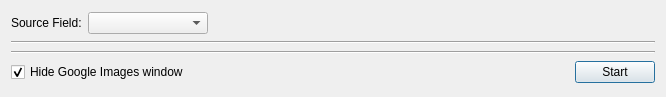
<?xml version="1.0" encoding="UTF-8"?>
<ui version="4.0">
 <class>Dialog</class>
 <widget class="QDialog" name="Dialog">
  <property name="geometry">
   <rect>
    <x>0</x>
    <y>0</y>
    <width>666</width>
    <height>97</height>
   </rect>
  </property>
  <property name="windowTitle">
   <string>Batch Download Pictures From Google Images</string>
  </property>
  <layout class="QVBoxLayout" name="verticalLayout">
   <item>
    <layout class="QHBoxLayout" name="horizontalLayout">
     <item>
      <widget class="QLabel" name="label">
       <property name="text">
        <string>Source Field:</string>
       </property>
      </widget>
     </item>
     <item>
      <widget class="QComboBox" name="srcField">
       <property name="minimumSize">
        <size>
         <width>120</width>
         <height>0</height>
        </size>
       </property>
      </widget>
     </item>
     <item>
      <spacer name="horizontalSpacer">
       <property name="orientation">
        <enum>Qt::Horizontal</enum>
       </property>
       <property name="sizeHint" stdset="0">
        <size>
         <width>40</width>
         <height>20</height>
        </size>
       </property>
      </spacer>
     </item>
    </layout>
   </item>
   <item>
    <widget class="Line" name="line">
     <property name="orientation">
      <enum>Qt::Horizontal</enum>
     </property>
    </widget>
   </item>
   <item>
    <layout class="QGridLayout" name="gridLayout" columnstretch="0"/>
   </item>
   <item>
    <widget class="Line" name="line_2">
     <property name="orientation">
      <enum>Qt::Horizontal</enum>
     </property>
    </widget>
   </item>
   <item>
    <layout class="QHBoxLayout" name="horizontalLayout_3">
     <item>
      <widget class="QCheckBox" name="cbHideWindow">
       <property name="text">
        <string>Hide Google Images window</string>
       </property>
       <property name="checked">
        <bool>true</bool>
       </property>
      </widget>
     </item>
     <item>
      <spacer name="horizontalSpacer_2">
       <property name="orientation">
        <enum>Qt::Horizontal</enum>
       </property>
       <property name="sizeHint" stdset="0">
        <size>
         <width>40</width>
         <height>20</height>
        </size>
       </property>
      </spacer>
     </item>
     <item>
      <widget class="QPushButton" name="pushButton">
       <property name="text">
        <string>Start</string>
       </property>
      </widget>
     </item>
    </layout>
   </item>
  </layout>
 </widget>
 <resources/>
 <connections>
  <connection>
   <sender>pushButton</sender>
   <signal>clicked()</signal>
   <receiver>Dialog</receiver>
   <slot>accept()</slot>
   <hints>
    <hint type="sourcelabel">
     <x>513</x>
     <y>283</y>
    </hint>
    <hint type="destinationlabel">
     <x>453</x>
     <y>260</y>
    </hint>
   </hints>
  </connection>
 </connections>
</ui>
